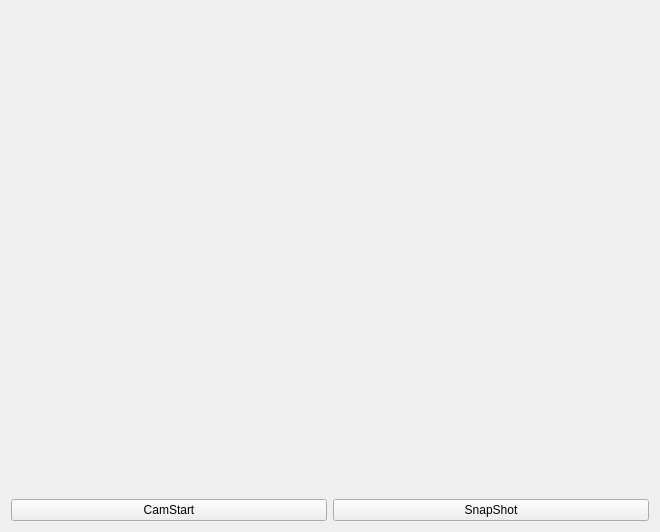
<?xml version="1.0" encoding="UTF-8"?>
<ui version="4.0">
 <class>Tab7CamViewerThread</class>
 <widget class="QWidget" name="Tab7CamViewerThread">
  <property name="geometry">
   <rect>
    <x>0</x>
    <y>0</y>
    <width>660</width>
    <height>532</height>
   </rect>
  </property>
  <property name="windowTitle">
   <string>Form</string>
  </property>
  <layout class="QVBoxLayout" name="verticalLayout_2">
   <item>
    <layout class="QVBoxLayout" name="verticalLayout" stretch="9,1">
     <item>
      <widget class="QLabel" name="plabelCamView">
       <property name="text">
        <string/>
       </property>
       <property name="pixmap">
        <pixmap>build/Desktop_Qt_6_8_3-Debug/initDisplay.png</pixmap>
       </property>
      </widget>
     </item>
     <item>
      <layout class="QHBoxLayout" name="horizontalLayout">
       <item>
        <widget class="QPushButton" name="pPBcamStart">
         <property name="text">
          <string>CamStart</string>
         </property>
        </widget>
       </item>
       <item>
        <widget class="QPushButton" name="pPBsnapShot">
         <property name="text">
          <string>SnapShot</string>
         </property>
        </widget>
       </item>
      </layout>
     </item>
    </layout>
   </item>
  </layout>
 </widget>
 <resources/>
 <connections/>
</ui>
